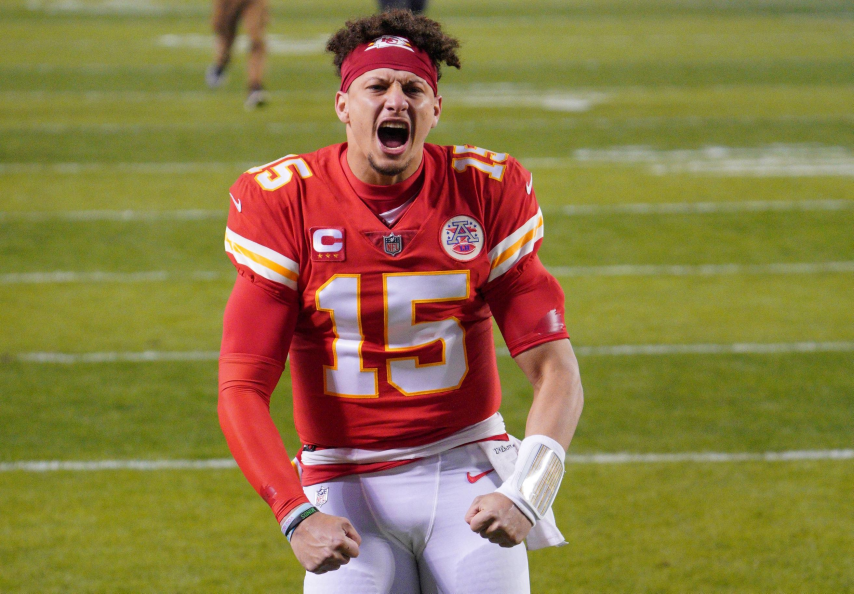
#> input picture chelse.jpeg, 2560 x 1780 px (shown at 1/3 size)
$ jupyter execute SourceCode2.ipynb   (older library calls are emulated)
#> lines starting #> are read from the running program, lines starting #| are printed output that depends on the picture; after the words box and inside, x2 and y2 are one past the last pixel; in counts of white or black regions, pixels touching at a corner belong together
# Programming Assignment 1

### EC184604 - Computer Vision
### Deadline: 28 March 2019

<div style="font-weight:bold;font-family:courier;font-size:12pt">
Name : Vito Rihaldijiran<br/>
NRP &nbsp;: 07211840000071
    </div>

### [15pt] Gaussian Filtering (a.k.a Blurring Effect)
In this section, you required to implement the blurring effect that we discussed in the class. You must use the Gaussian filter instead of standard blur filter. Please provide your own image. You can use numpy-scipy only implementation or opencv library implementation (preferred) for this assignment. You also need to display the image before and after the Gaussian filter is applied. As summary, if you want to get maximum score you must:
- Use Gaussian filter
- Display image before and after the Gaussian filtering proceess
- Try several different Sigma value on Gaussian filter parameter

Reference:
- [OpenCV implementation] https://docs.opencv.org/3.4.0/d4/d86/group__imgproc__filter.html#gaabe8c836e97159a9193fb0b11ac52cf1
- [Numpy-Scipy implementation] http://scipy-lectures.org/advanced/image_processing/#blurring-smoothing

[cell 1]
from matplotlib import pyplot as plt
import numpy as np
import cv2

plt.ion()

img = cv2.imread('chelse.jpeg')
#> img is the input picture: shape (1780, 2560, 3); mean B, G, R 68.5, 121.7, 140.5
rgb_img = cv2.cvtColor(img, cv2.COLOR_BGR2RGB)

blur_1 = cv2.GaussianBlur(rgb_img,(11,11),4)
blur_2 = cv2.GaussianBlur(rgb_img,(11,11),1)


fig = plt.figure(figsize=(10, 7))

rows = 2
columns = 2

fig.add_subplot(rows, columns, 1)

plt.imshow(rgb_img)
plt.axis('off')
plt.title("Original")

fig.add_subplot(rows, columns, 2)

plt.imshow(blur_1)
plt.axis('off')
plt.title("Sigma = 4")

fig.add_subplot(rows, columns, 3)

plt.imshow(blur_2)
plt.axis('off')
plt.title("sigma = 10")

### [15pt] Pyramid Image Generation

In this assignment you need to implementing the pyramid image generation process, as we discussed in the class. Same as previous assignment, you can use either the scipy-numpy implementation or OpenCV implementation. If you want to get maximum score, you must
- Use color image instead of grayscale
- Show the original image
- Show the pyramid image
- Try several different pyramid level

Reference:
- [OpenCV-Pyramid Image] https://docs.opencv.org/3.4.0/d4/d1f/tutorial_pyramids.html
- [Scipy-Numpy Pyramid Image] !No reference

[cell 2]
import matplotlib as mpl

def display_image_in_actual_size(image):

    dpi = mpl.rcParams['figure.dpi']
    height, width, depth = image.shape

    figsize = width / float(dpi), height / float(dpi)

    fig = plt.figure(figsize=figsize)
    ax = fig.add_axes([0, 0, 1, 1])

    ax.axis('off')

    ax.imshow(image)

    plt.show()

layer = rgb_img.copy()
img_array = [layer]
depth = 4

for i in range(depth):
  layer = cv2.pyrDown(layer)
  display_image_in_actual_size(layer)
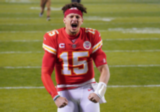
#> layer: shape (112, 160, 3); mean R, G, B 140.4, 121.8, 68.5

import matplotlib.pyplot as plt

from skimage import data
from skimage.transform import pyramid_gaussian


image = data.astronaut()
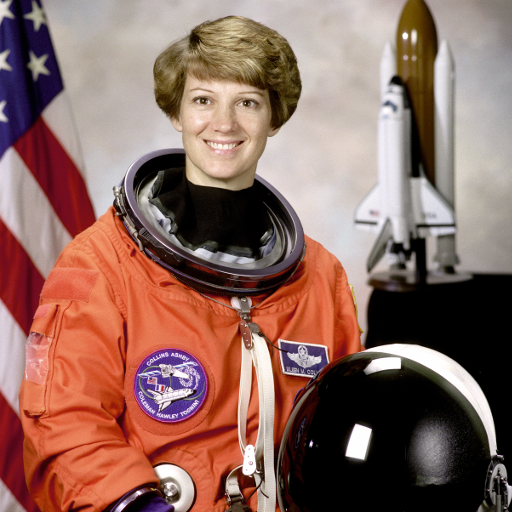
#> input picture skimage.data.astronaut(), 512 x 512 px
#> image is the input picture: shape (512, 512, 3); mean R, G, B 141.6, 105.8, 96.5
rows, cols, dim = image.shape
#> rows = 512; cols = 512; dim = 3
pyramid = tuple(pyramid_gaussian(image, downscale=2, multichannel=True))
#> pyramid = 10 items

composite_image = np.zeros((rows, cols + cols // 2, 3), dtype=np.double)

layer.shape
#> Out = (112, 160, 3)

### [35pt] Edge Detection

In this assignment, you need to implement several edge detection algorithm, including sobel edge detection, laplace edge detection, and canny edge detection. For this assignment, OpenCV provide more complete function for edge detection. If you want to get maximum score, you must:
- Implementing Canny Edge Detection
- Implementing Sobel Edge Detection
- Implementing Laplace Edge Detection
- Show the original image
- Show the image after edge detection process

Reference:
- [OpenCV-Canny Edge Detection] https://docs.opencv.org/4.0.1/dd/d1a/group__imgproc__feature.html
- [OpenCV-Laplace Filtering] https://docs.opencv.org/4.0.1/d4/d86/group__imgproc__filter.html#gad78703e4c8fe703d479c1860d76429e6
- [OpenCV-Sobel Filtering] https://docs.opencv.org/4.0.1/d4/d86/group__imgproc__filter.html#gacea54f142e81b6758cb6f375ce782c8d
- [Scipy-Numpy Sobel Edge Detection] http://scipy-lectures.org/advanced/image_processing/auto_examples/plot_find_edges.html

[cell 3]
import cv2
import numpy as np
import matplotlib.pyplot as plt

img = cv2.imread("pevita.jpg", cv2.IMREAD_GRAYSCALE)
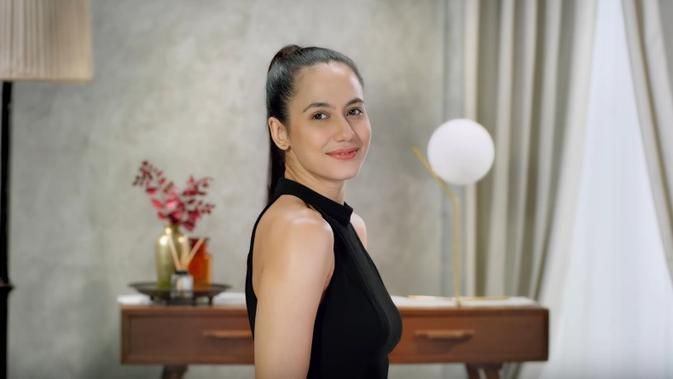
#> input picture pevita.jpg, 673 x 379 px
#> img: shape (379, 673); min 0, max 254, mean 149.3
lap = cv2.Laplacian(img, cv2.CV_64F, ksize = 3)
lap = np.uint8(np.absolute(lap))
sobelX = cv2.Sobel(img, cv2.CV_64F, 1, 0)
sobelY = cv2.Sobel(img, cv2.CV_64F, 0, 1)
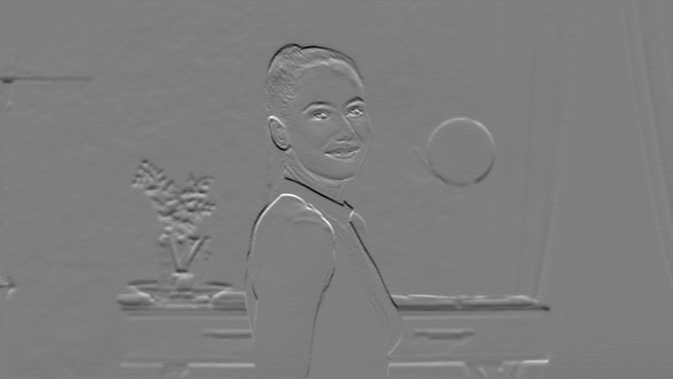
#> sobelY: shape (379, 673) float64; min -563, max 572, mean -1.2; drawn with min black and max white
edges = cv2.Canny(img, 100, 200)
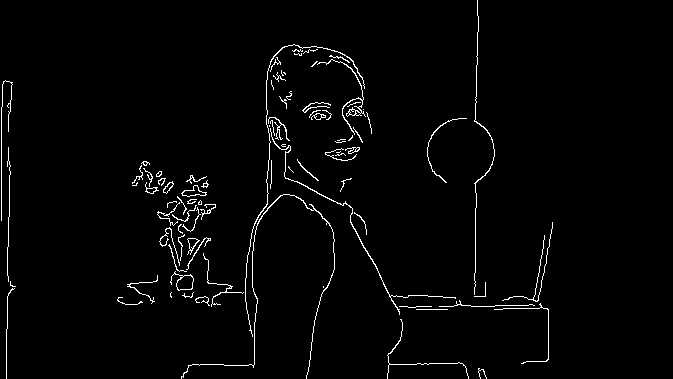
#> edges: shape (379, 673); 2.1% white in thin lines or dots, all inside (x1, y1, x2, y2) = (1, 0, 553, 379)

sobelX = np.uint8(np.absolute(sobelX))
sobelY = np.uint8(np.absolute(sobelY))

sobelCombined = cv2.bitwise_or(sobelX, sobelY)

titles = ['Gambar Ori', 'Laplace Edge', 'Sobel X', 'Sobel Y', 'Sobel Kombinasi', 'Canny Edge']
images = [img,lap, sobelX, sobelY, sobelCombined, edges]

for i in range(6):
    plt.subplot(2, 3, i+1), plt.imshow(images[i], 'gray')
    plt.title(titles[i])
    plt.xticks([]), plt.yticks([])

plt.show()

### [35pt] Corner Detection

In this assignment, you need to implement corner detection algorithm, including Harris corner detection and Shi-Thomas corner detection. If you want to get maximum score, you must:
- Implementing Harris corner detection algorithm
- Implementing Shi-Thomas corner detection algorithm
- Show the original image
- Show the features in the image using some mark

Reference:
- [OpenCV-Harris Corner Detection] https://docs.opencv.org/3.4/dc/d0d/tutorial_py_features_harris.html
- [OpenCV-Shi Thomas Corner Detection] https://docs.opencv.org/3.4/d4/d8c/tutorial_py_shi_tomasi.html

[cell 4]
#Harris Corner Detection
import numpy as np
import cv2 as cv

img = cv.imread("yoi.jpg")
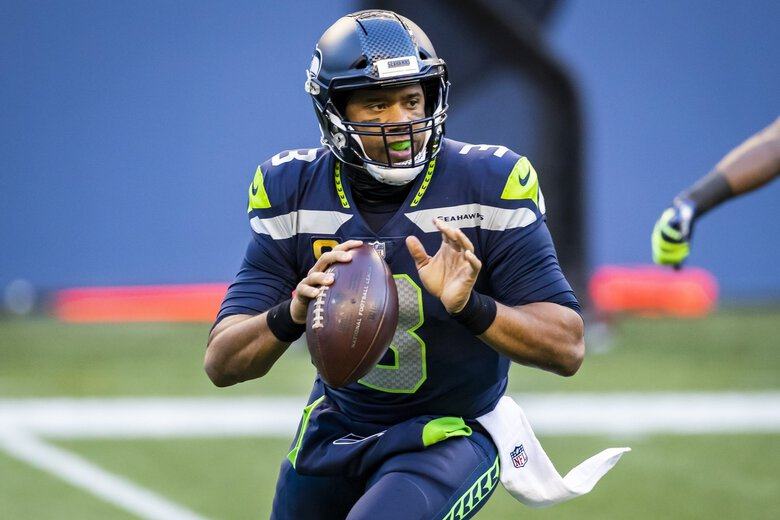
#> input picture yoi.jpg, 780 x 520 px
#> img is the input picture: shape (520, 780, 3); mean B, G, R 137.7, 121.4, 107.6
cv.imshow('img', img)
gray = cv.cvtColor(img, cv.COLOR_BGR2GRAY)

gray = np.float32(gray)
dst = cv.cornerHarris(gray, 2, 3, 0.04)

dst = cv.dilate(dst, None)
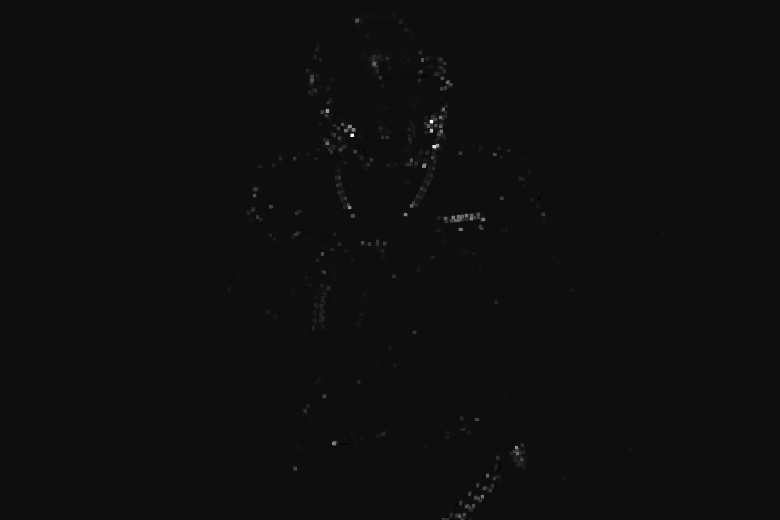
#> dst: shape (520, 780) float32; min -10778873, max 173654848, mean 304049.7; drawn with min black and max white

img[dst > 0.01 * dst.max()] = [0, 0, 255]
#> img: shape (520, 780, 3); 2.08% of pixels changed, all inside (x1, y1, x2, y2) = (227, 12, 664, 520)

cv.imshow('Harris Corner', img)

if cv.waitKey(0) & 0xff == 27:
#> (key Esc is pressed here)
    cv.destroyAllWindows()

[cell 5]
#Shi-Thomas Corner Detection
import numpy as np
import cv2 as cv

img = cv.imread("trevor.jpg")
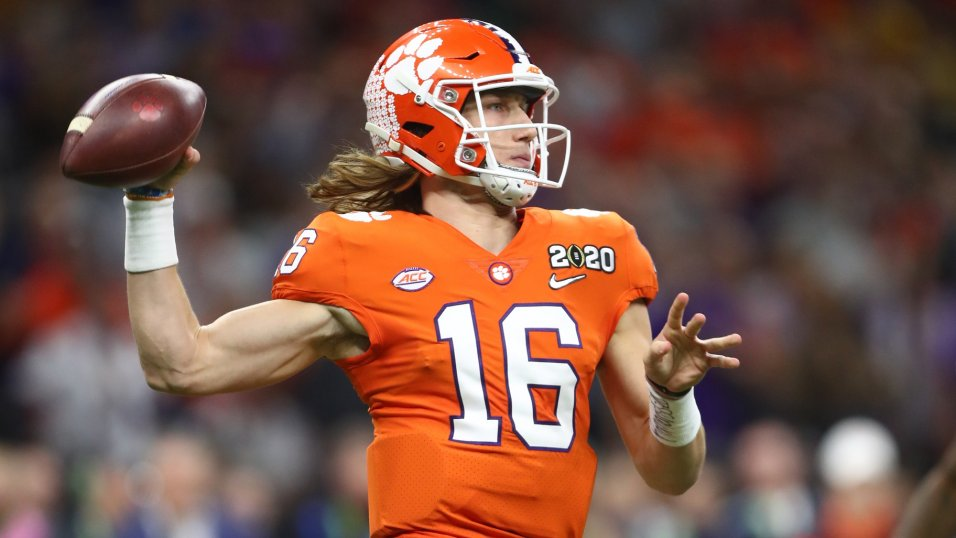
#> input picture trevor.jpg, 956 x 538 px
#> img is the input picture: shape (538, 956, 3); mean B, G, R 71.2, 83.7, 119.6
cv.imshow('img', img)
gray = cv.cvtColor(img, cv.COLOR_BGR2GRAY)
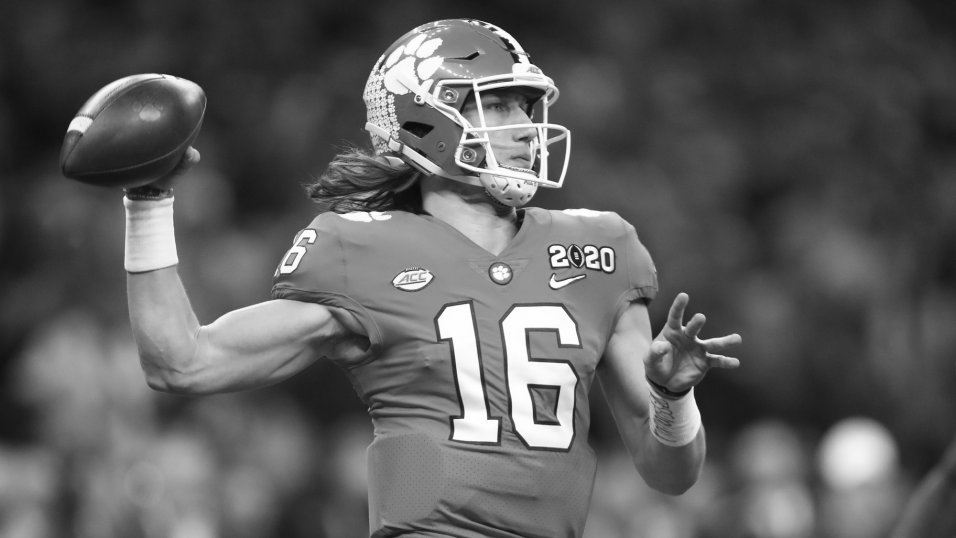
#> gray: shape (538, 956); min 8, max 255, mean 93

corners = cv.goodFeaturesToTrack(gray, 100, 0.01, 10)
#> corners = 100 rows, first 8: [559, 251], [557, 261], [567, 264], [478, 84], [578, 258], [125, 196], [592, 252], [466, 138]
corners = np.int0(corners)

for i in corners:
    x, y = i.ravel()
    cv.circle(img, (x, y), 3, 255, -1)
#> this loop made 100 passes
#> (x, y) on passes 1 to 12: (559, 251), (557, 261), (567, 264), (478, 84), (578, 258), (125, 196), (592, 252), (466, 138), (454, 420), (609, 265), (598, 267), (453, 438)
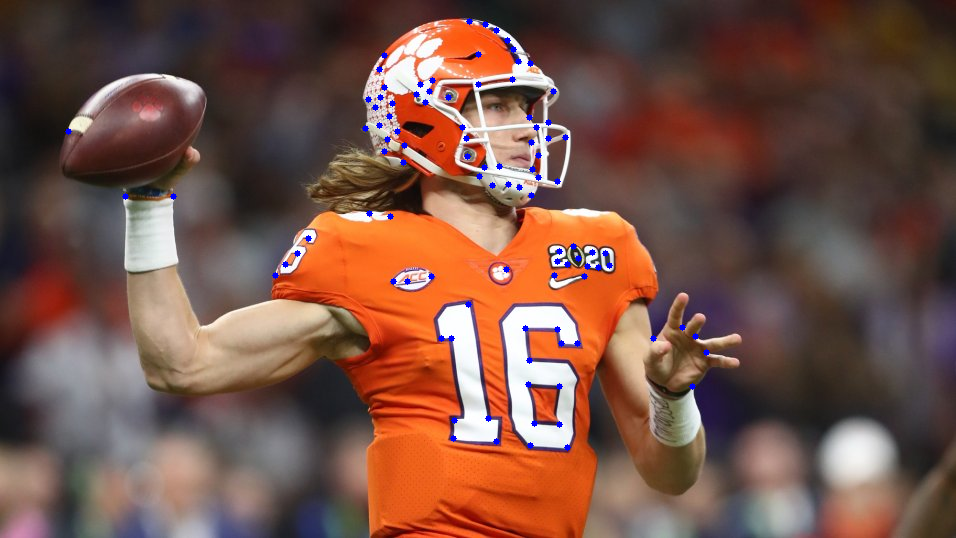
#> img: shape (538, 956, 3); 0.56% of pixels changed, all inside (x1, y1, x2, y2) = (65, 18, 710, 451)

cv.imshow('Shi-Thomas', img)

if cv.waitKey(0) & 0xff == 27:
#> (key Esc is pressed here)
    cv.destroyAllWindows()
